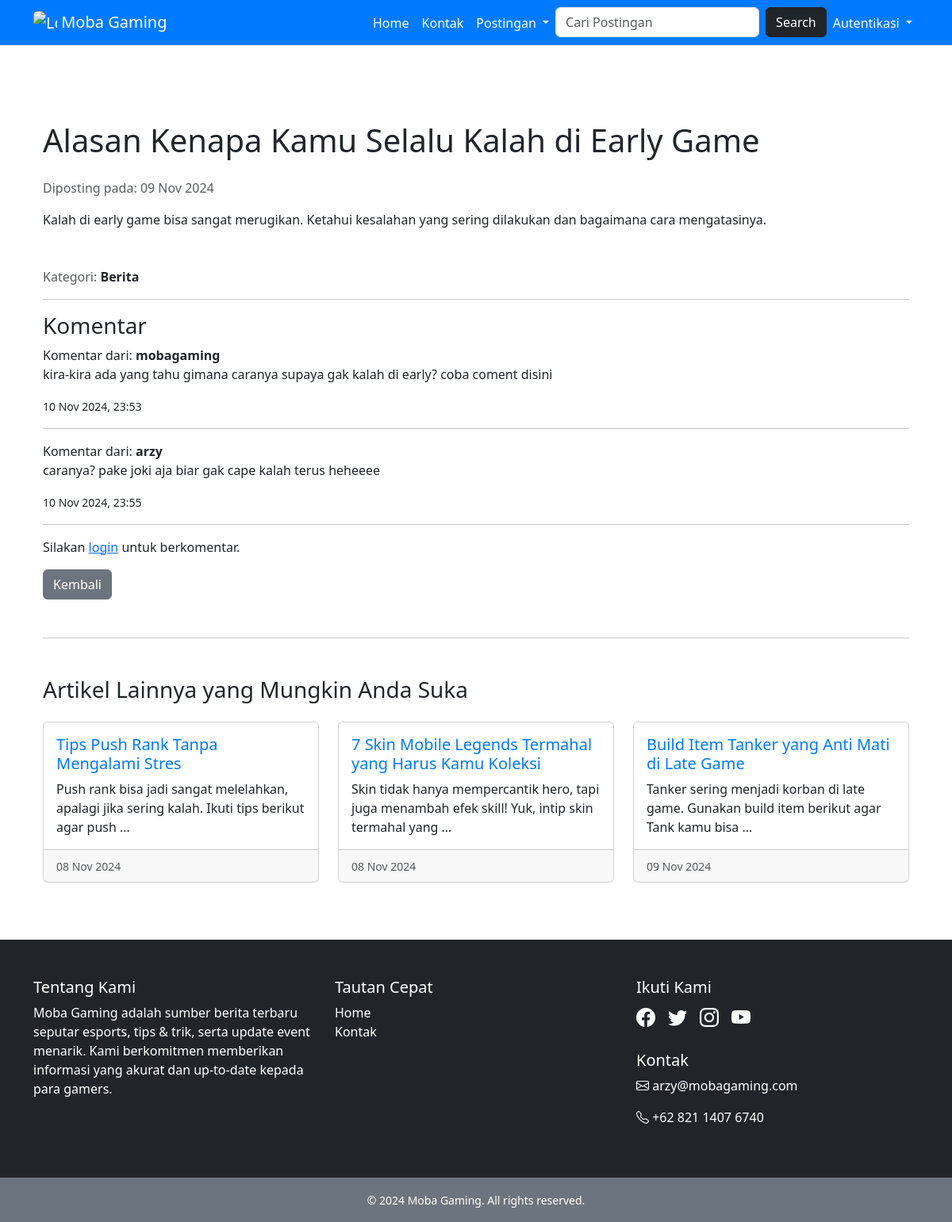
The page /detail/alasan-kenapa-kamu-selalu-kalah-di-early-game/ on the database its author committed.
### berita/models.py (models this page shows, shortened)
class Post(models.Model):
    BERITA = 'berita'
    TURNAMEN = 'turnamen'
    BURSA_TRANSFER = 'bursa_transfer'
    TIPS = 'tips'
    CATEGORY_CHOICES = [
        (BERITA, 'Berita'),
        (TURNAMEN, 'Turnamen'),
        (TIPS, 'Tips'),
        (BURSA_TRANSFER, 'Bursa Transfer'),
    ]
    title = models.CharField(max_length=100)
    content = models.TextField()
    category = models.CharField(
        max_length=50,
        choices=CATEGORY_CHOICES,
        default=BERITA,  # Default kategori adalah Berita
    )
    slug = models.SlugField(max_length=200, unique=True, blank=True, null=True)
    created_at = models.DateField(auto_now_add=True)

class Comment(models.Model):
    post = models.ForeignKey(Post, on_delete=models.CASCADE, related_name='comments')
    user = models.ForeignKey(User, on_delete=models.CASCADE)
    content = models.TextField()
    created_at = models.DateTimeField(auto_now_add=True)

### berita/views.py (the view)
# urls.py: path('detail/<slug:slug>/', views.detail, name='detail'),
def detail(request, slug):
    posts = get_object_or_404(Post, slug=slug)
    related_posts = Post.objects.exclude(slug=slug).order_by('?')[:3]
    comments = posts.comments.all()
    if request.method == "POST":
        form = CommentForm(request.POST)
        if form.is_valid():
            comment = form.save(commit=False)
            comment.post = posts
            comment.user = request.user
            comment.save()
            messages.success(request, "Komentar berhasil ditambahkan!")
            return redirect('detail', slug=posts.slug)
    else:
        form = CommentForm()
    return render(request, 'detail.html', {
        'posts': posts,
        'comments': comments,
        'form': form,
        'related_posts': related_posts})

### berita/forms.py
class CommentForm(forms.ModelForm):
    class Meta:
        model = Comment
        fields = ['content']
        widgets = {
            'content': forms.Textarea(attrs={'rows': 3, 'placeholder': 'Tulis komentar anda..'})
        }

### berita/templates/detail.html
{% extends 'base.html' %} {% block content %}
<div class="container mt-5">
  <h1 class="mb-4">{{ posts.title }}</h1>
  <p class="text-muted">Diposting pada: {{ posts.created_at|date:"d M Y" }}</p>
  <div class="content mb-5">
    <p>{{ posts.content }}</p>
  </div>
  <p class="text-muted">
    Kategori: <span class="text-dark" style="font-weight: bold">{{ posts.category | title }}</span>
  </p>
  <hr />
  <h3>Komentar</h3>
  {% for comment in comments %}
  <div>
    Komentar dari: <strong>{{ comment.user.username }}</strong>
    <p>{{ comment.content }}</p>
    <small>{{ comment.created_at|date:"d M Y, H:i" }}</small>
  </div>
  <hr />
  {% empty %}
  <p>Belum ada komentar.</p>
  {% endfor %} {% if user.is_authenticated %}
  <h3>Tulis Komentar</h3>
  <form method="post">
    {% csrf_token %} {{ form.as_p }}
    <button type="submit" class="btn btn-primary">Kirim</button>
  </form>
  {% else %}
  <p>Silakan <a href="{% url 'login' %}?next={{ request.path}}">login</a> untuk berkomentar.</p>
  {% endif %}
  <a href="{% url 'guest' %}" class="btn btn-secondary">Kembali</a>
  <hr class="my-5" />
  <h3 class="mb-4">Artikel Lainnya yang Mungkin Anda Suka</h3>
  <div class="row">
    {% for post in related_posts %}
    <div class="col-md-4 mb-4">
      <div class="card h-100">
        <div class="card-body d-flex flex-column">
          <h5 class="card-title">
            <a href="{% url 'detail' post.slug %}" style="text-decoration: none; color: #007bff"> {{ post.title }} </a>
          </h5>
          <p class="card-text">{{ post.content|truncatewords:15 }}</p>
        </div>
        <div class="card-footer text-muted">
          <small>{{ post.created_at|date:"d M Y" }}</small>
        </div>
      </div>
    </div>
    {% empty %}
    <p class="text-muted">Tidak ada artikel lain yang dapat disarankan.</p>
    {% endfor %}
  </div>
</div>
{% endblock %}

### berita/templates/base.html (style rules this page uses)
* { font-family: system-ui, -apple-system, BlinkMacSystemFont, "Segoe UI", Roboto, Oxygen, Ubuntu, Cantarell, "Open Sans", "Helvetica Neue", sans-serif; }
body { display: flex; flex-direction: column; min-height: 100vh; }

### rows shown on the page
Post: title "Alasan Kenapa Kamu Selalu Kalah di Early Game", created_at "09 Nov 2024", content "Kalah di early game bisa sangat merugikan. Ketahui kesalahan yang sering dilakukan dan bagaimana cara mengatasinya.", category "Berita"
Comment: user.username "mobagaming", content "kira-kira ada yang tahu gimana caranya supaya gak kalah di early? coba coment disini", created_at "10 Nov 2024, 23:53"
Comment: user.username "arzy", content "caranya? pake joki aja biar gak cape kalah terus heheeee", created_at "10 Nov 2024, 23:55"
Post: title "Tips Push Rank Tanpa Mengalami Stres", content "Push rank bisa jadi sangat melelahkan, apalagi jika sering kalah. Ikuti tips berikut agar push …", created_at "08 Nov 2024"
Post: title "7 Skin Mobile Legends Termahal yang Harus Kamu Koleksi", content "Skin tidak hanya mempercantik hero, tapi juga menambah efek skill! Yuk, intip skin termahal yang …", created_at "08 Nov 2024"
Post: title "Build Item Tanker yang Anti Mati di Late Game", content "Tanker sering menjadi korban di late game. Gunakan build item berikut agar Tank kamu bisa …", created_at "09 Nov 2024"
